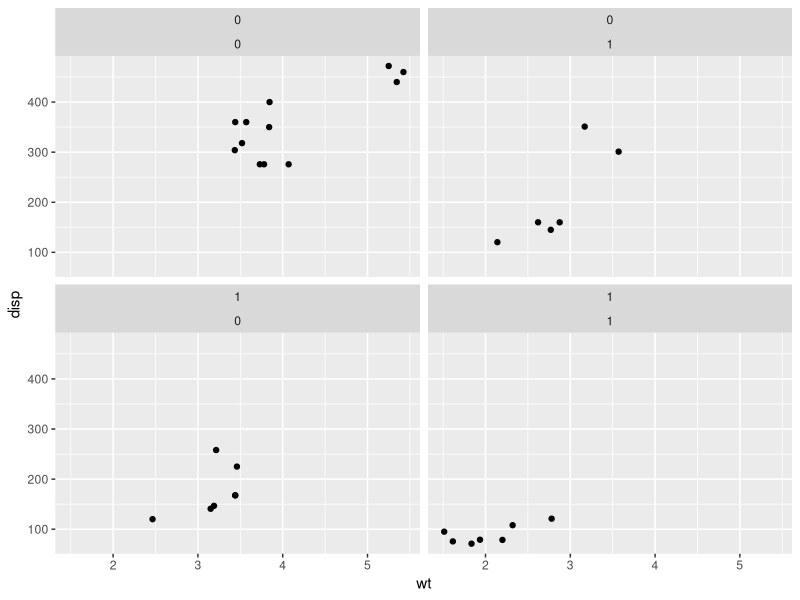
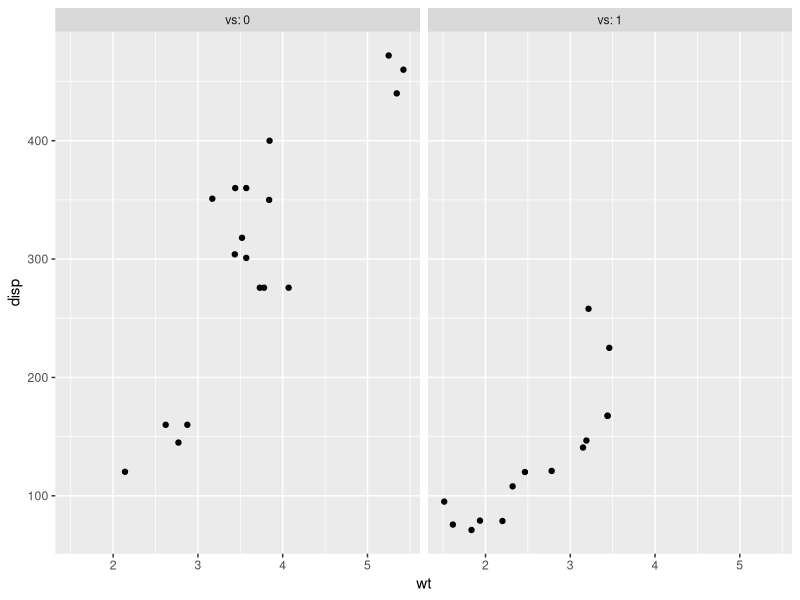
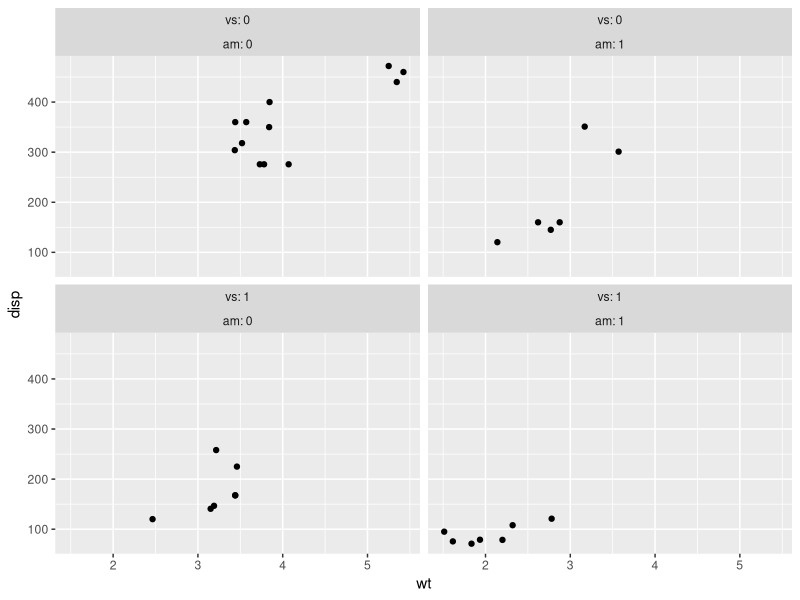
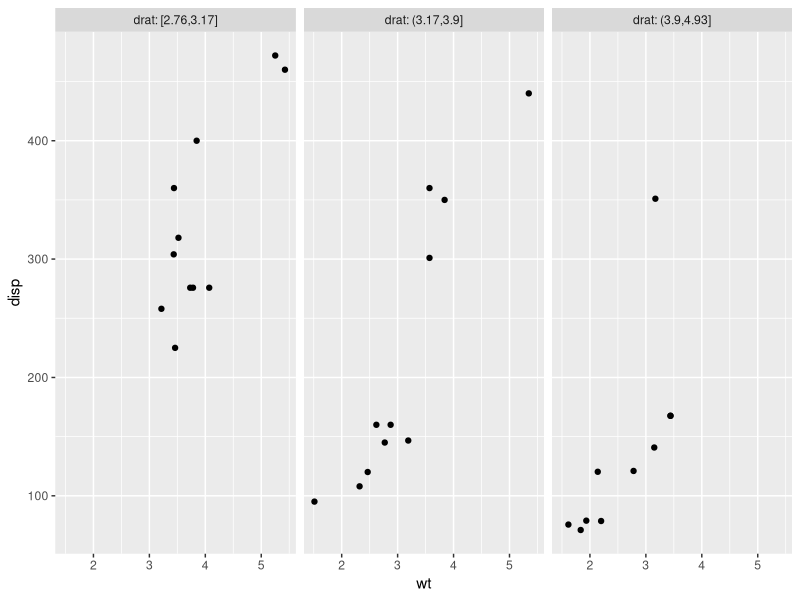
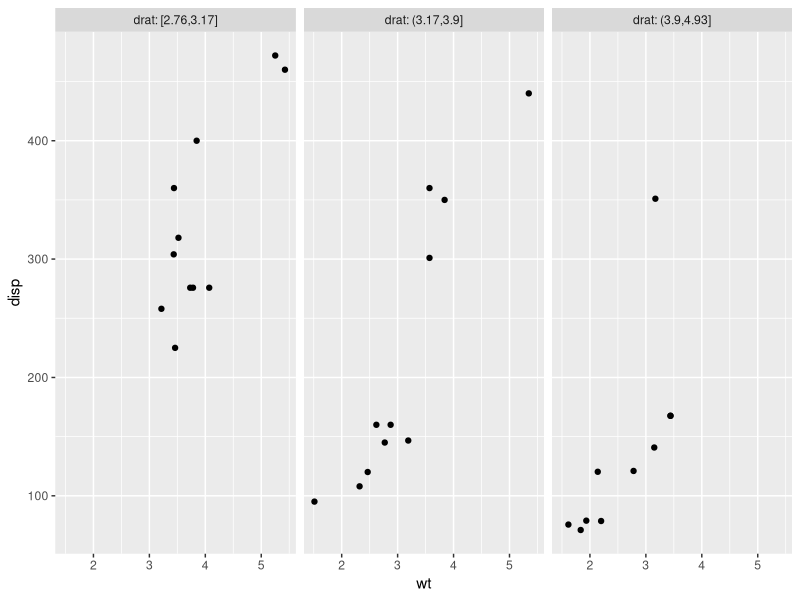

Write the R code that produced these figures, in order.
library(ggplot2)


### Name: vars
### Title: Quote faceting variables
### Aliases: vars

### ** Examples

p <- ggplot(mtcars, aes(wt, disp)) + geom_point()
p + facet_wrap(vars(vs, am))

# vars() makes it easy to pass variables from wrapper functions:
wrap_by <- function(...) {
  facet_wrap(vars(...), labeller = label_both)
}
p + wrap_by(vs)
p + wrap_by(vs, am)

# You can also supply expressions to vars(). In this case it's often a
# good idea to supply a name as well:
p + wrap_by(drat = cut_number(drat, 3))

# Let's create another function for cutting and wrapping a
# variable. This time it will take a named argument instead of dots,
# so we'll have to use the "enquote and unquote" pattern:
wrap_cut <- function(var, n = 3) {
  # Let's enquote the named argument `var` to make it auto-quoting:
  var <- enquo(var)

  # `as_label()` will create a nice default name:
  nm <- as_label(var)

  # Now let's unquote everything at the right place. Note that we also
  # unquote `n` just in case the data frame has a column named
  # `n`. The latter would have precedence over our local variable
  # because the data is always masking the environment.
  wrap_by(!!nm := cut_number(!!var, !!n))
}

# Thanks to tidy eval idioms we now have another useful wrapper:
p + wrap_cut(drat)
